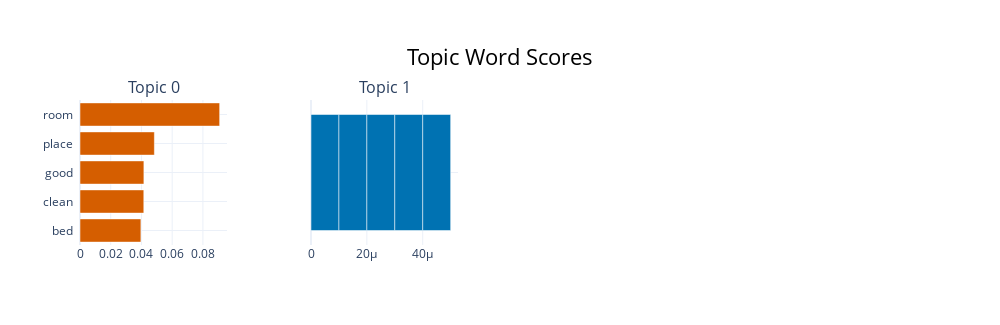

The notebook cell saved with this chart:
### Markdown cell above
From the error above, it's shown that using BERTopic's base model is not suitable for our use case. Since the topics are not able to be visualised properly.
</br>
</br>
Plus, from the bar-chart below, there are no topics to be generated for the Singapore's negative reviews using BERTopic basemodel.

### Code cell
badBERTModel.visualize_barchart()

### Figure 1 — Plotly figure (JSON) as saved in the notebook; plotly's stock layout.template omitted (floating-point values rounded to 4 significant figures)
{"data": [{"marker": {"color": "#D55E00"}, "orientation": "h", "type": "bar", "x": [0.03963, 0.04152, 0.04158, 0.0484, 0.0909], "xaxis": "x", "y": ["bed  ", "clean  ", "good  ", "place  ", "room  "], "yaxis": "y"}, {"marker": {"color": "#0072B2"}, "orientation": "h", "type": "bar", "x": [1e-05, 1e-05, 1e-05, 1e-05, 1e-05], "xaxis": "x2", "y": ["  ", "  ", "  ", "  ", "  "], "yaxis": "y2"}], "layout": {"annotations": [{"font": {"size": 16}, "showarrow": false, "text": "Topic 0", "x": 0.0875, "xanchor": "center", "xref": "paper", "y": 1, "yanchor": "bottom", "yref": "paper"}, {"font": {"size": 16}, "showarrow": false, "text": "Topic 1", "x": 0.3625, "xanchor": "center", "xref": "paper", "y": 1, "yanchor": "bottom", "yref": "paper"}], "height": 325, "hoverlabel": {"bgcolor": "white", "font": {"family": "Rockwell", "size": 16}}, "showlegend": false, "title": {"font": {"color": "Black", "size": 22}, "text": "Topic Word Scores", "x": 0.5, "xanchor": "center", "yanchor": "top"}, "width": 1000, "xaxis": {"anchor": "y", "domain": [0, 0.175], "showgrid": true}, "xaxis2": {"anchor": "y2", "domain": [0.275, 0.45], "showgrid": true}, "xaxis3": {"anchor": "y3", "domain": [0.55, 0.725], "showgrid": true}, "xaxis4": {"anchor": "y4", "domain": [0.825, 1], "showgrid": true}, "yaxis": {"anchor": "x", "domain": [0, 1], "showgrid": true}, "yaxis2": {"anchor": "x2", "domain": [0, 1], "showgrid": true}, "yaxis3": {"anchor": "x3", "domain": [0, 1], "showgrid": true}, "yaxis4": {"anchor": "x4", "domain": [0, 1], "showgrid": true}}}
